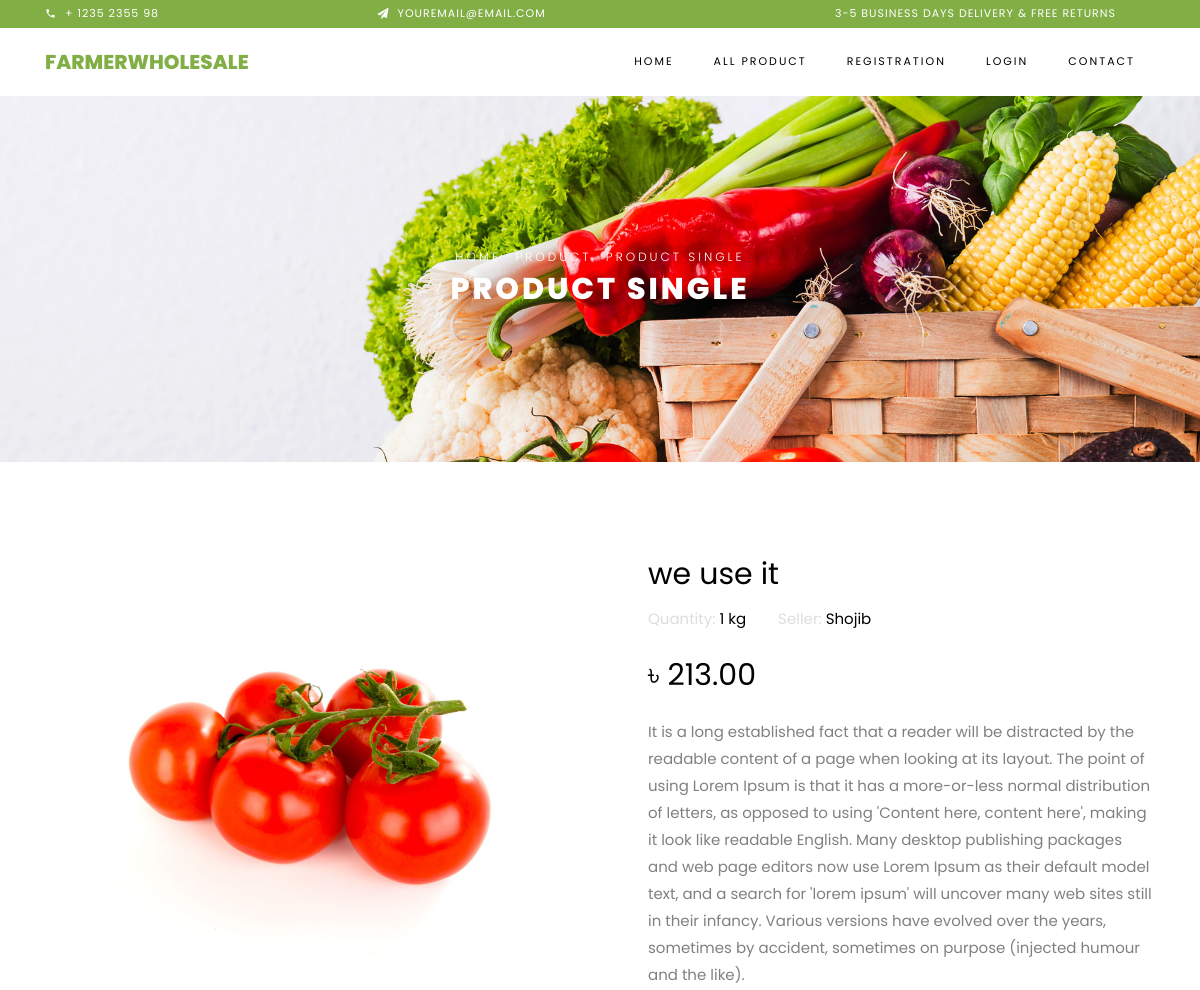
/product_details/1/ (upper part), run on an earlier commit of the app's database.
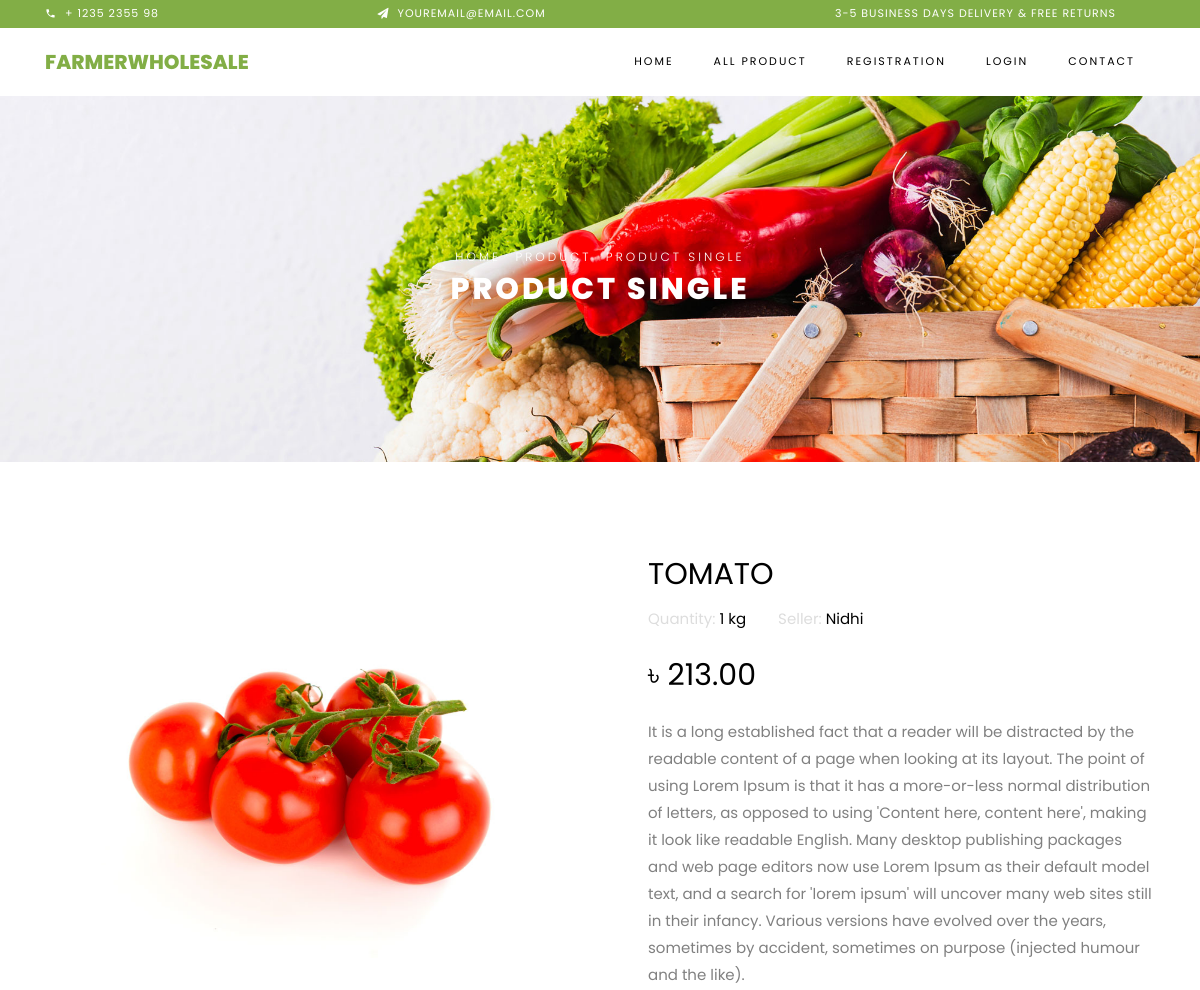
And on a later commit of the database.
### home/models.py (models this page shows, shortened)
class Product(models.Model):
    category_choice=(
        ('Fruits','Fruits'),
        ('Vagetable','Vagetable'),
        ('Oil','Oil'),
        ('Rice','Rice'),
        ('Others','Others'),
    )
    category = models.CharField(max_length=60,choices=category_choice,null=True,blank=True)
    user = models.ForeignKey(User, on_delete=models.CASCADE, null=True, blank=True)
    name = models.CharField(max_length=100)
    price = models.DecimalField(max_digits=8, decimal_places=2)
    image = models.ImageField(upload_to='products')
    description = models.TextField()
    quantity = models.CharField(max_length=100,blank=True,null=True)
    date_added = models.DateField(auto_now_add=True)
    is_approved = models.BooleanField(default=False)

### accounts/models.py (models this page shows)
class User(AbstractUser):
    username = None
    last_name = None
    email = models.EmailField(_('email address'), unique=True)
    phone = models.CharField(max_length=35)
    first_name=models.CharField(max_length=35)
    image = models.ImageField(upload_to='seller_profile_image', blank=True, null=True)
    address = models.CharField(max_length=255,blank=True, null=True)
    USERNAME_FIELD = 'email'
    REQUIRED_FIELDS = []
    objects = UserManager()

### home/views.py (the view)
# urls.py: path('product_details/<int:id>/', views.product_details, name='product_details'),
def product_details(request, id):
    product = Product.objects.get(id=id)
    context = {
        'product': product,
    }
    return render(request, 'product/product_details.html',context)

### templates/product/product_details.html (shortened to what this page needs)
{% extends 'base.html' %}
{% load static %}
{% block content %}
<div class="hero-wrap hero-bread" style="background-image: url('{% static 'images/bg_1.jpg' %}');">
    <div class="container">
      <div class="row no-gutters slider-text align-items-center justify-content-center">
        <div class="col-md-9 ftco-animate text-center">
            <p class="breadcrumbs"><span class="mr-2"><a href="/">Home</a></span> <span class="mr-2"><a href="{% url 'all_products' %}">Product</a></span> <span>Product Single</span></p>
          <h1 class="mb-0 bread">Product Single</h1>
        </div>
      </div>
    </div>
  </div>
  <section class="ftco-section">
      <div class="container">
          <div class="row">
              <div class="col-lg-6 mb-5 ftco-animate">
                  <a href="{{product.image.url}}" class="image-popup"><img src="{{product.image.url}}" class="img-fluid" alt="Colorlib Template"></a>
              </div>
              <div class="col-lg-6 product-details pl-md-5 ftco-animate">
                  <h3>{{product.name}}</h3>
                  <div class="rating d-flex">
                        <p class="text-left mr-4">
                            <a href="#" class="mr-2" style="color: rgb(221, 221, 221);">Quantity: <span style="color: rgb(0, 0, 0);">{{product.quantity}}</span></a>
                        </p>
                        <p class="text-left mr-4">
                            <a href="#" class="mr-2" style="color: rgb(221, 221, 221);">Seller:
                                <span style="color: rgb(0, 0, 0);">{{product.user.first_name}}</span>
                            </a>
                        </p>
                      </div>
                  <p class="price"><span>৳ {{product.price}}</span></p>
                  <p>{{product.description}}
                      </p>
              </div>
          </div>
      </div>
  </section>
{% endblock content %}

What changed in the data, as far as the page shows it:
changed Product "1 kg": name "we use it" → "TOMATO"; user.first_name "Shojib" → "Nidhi"
